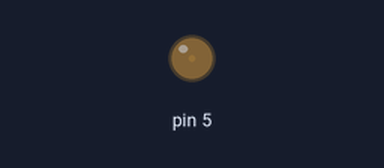
Recording of a sketch running on a simulated Arduino Uno, built with avr-gcc and run on an emulated ATmega328P. On the bench: output pins drawn as LEDs (lit = HIGH).

Above: at 0.05 s.
At 0.65 s:
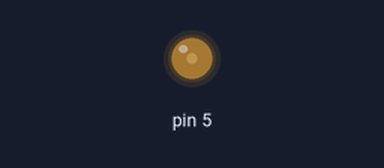
At 1.3 s:
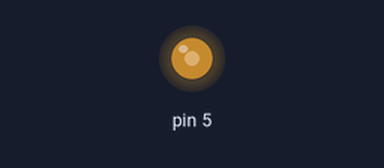
At 2.55 s:
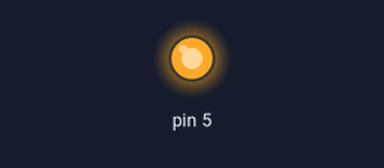
Timing chart, 0 to 5.9 s (numbered marks = the images above):
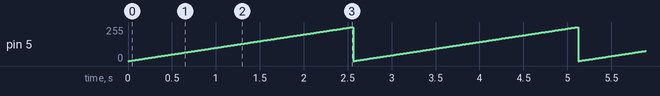

Measured:
- by itself, pin 5: ramps from 0/255 to 255/255 and jumps back, once every 2.6 s

The sketch:

saleaeLogicTest.ino
```cpp
void setup() {
  // put your setup code here, to run once:
}

void loop() {
  // put your main code here, to run repeatedly:
for(int i=0;i<1024;i++)
{
  analogWrite(5,i);
  delay(10);
  }
}
```
